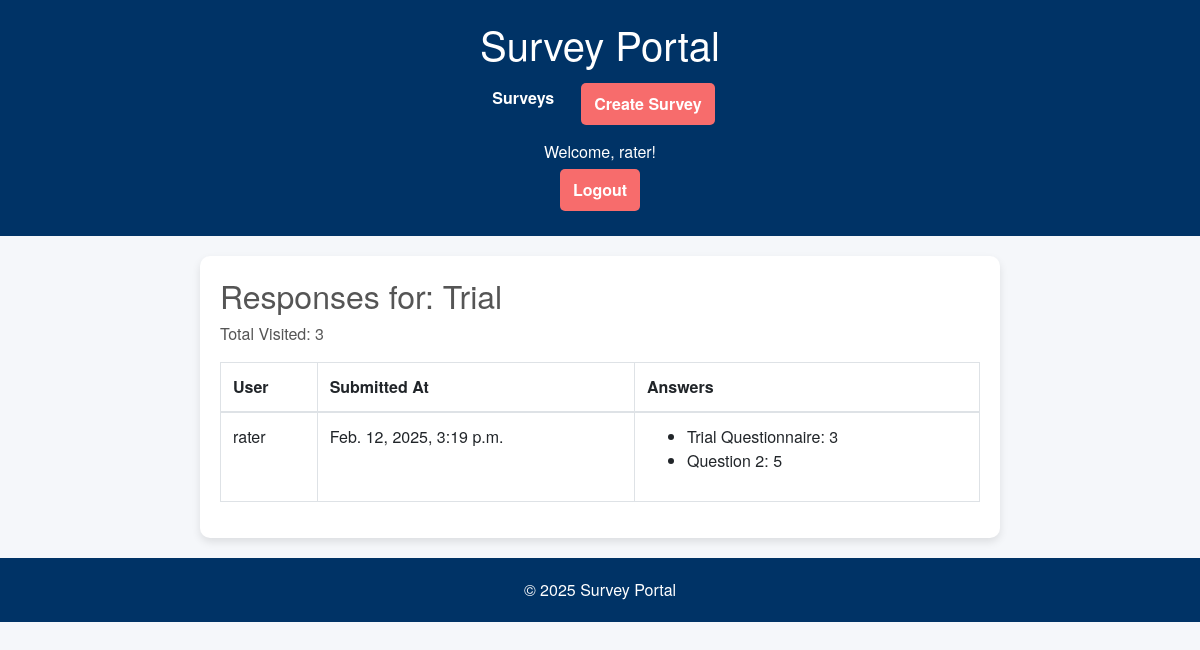
The app's page /survey/6/responses/ (signed in) with its own data.
### surveys/models.py (models this page shows, shortened)
class Survey(models.Model):
    title = models.CharField(max_length=255)
    description = models.TextField(blank=True)
    created_by = models.ForeignKey(User, on_delete=models.CASCADE, related_name='surveys')
    created_at = models.DateTimeField(auto_now_add=True)
    visited = models.IntegerField(default=0)  # New field to track page visits

class Response(models.Model):
    survey = models.ForeignKey(Survey, on_delete=models.CASCADE, related_name='responses')
    user = models.ForeignKey(User, on_delete=models.SET_NULL, null=True, blank=True)
    submitted_at = models.DateTimeField(auto_now_add=True)

class Answer(models.Model):
    response = models.ForeignKey(Response, on_delete=models.CASCADE, related_name='answers')
    question = models.ForeignKey(Question, on_delete=models.CASCADE)
    choice = models.ForeignKey(Choice, on_delete=models.CASCADE)

class Question(models.Model):
    survey = models.ForeignKey(Survey, on_delete=models.CASCADE, related_name='questions')
    text = models.TextField()
    CHART_CHOICES = [
         ('bar', 'Bar Chart'),
         ('line', 'Line Chart'),
         ('pie', 'Pie Chart'),
    ]
    chart_type = models.CharField(max_length=10, choices=CHART_CHOICES, default='bar')
    required = models.BooleanField(default=False)  # New field for required?

class Choice(models.Model):
    question = models.ForeignKey(Question, on_delete=models.CASCADE, related_name='choices')
    text = models.CharField(max_length=255)

### surveys/views.py (the view)
# urls.py: path('survey/<int:survey_id>/responses/', views.survey_responses, name='survey_responses'),
@login_required
@user_passes_test(lambda u: u.is_staff)
def survey_responses(request, survey_id):
    survey = get_object_or_404(Survey, pk=survey_id)
    responses = survey.responses.all()
    total_visited = survey.visited
    return render(request, 'survey_responses.html', {
        'survey': survey,
        'responses': responses,
        'total_visited': total_visited
    })

### surveys/templates/survey_responses.html
{% extends 'base.html' %}
{% block content %}
<h2>Responses for: {{ survey.title }}</h2>
<p>Total Visited: {{ total_visited }}</p>
<table class="table table-bordered">
  <thead>
    <tr>
      <th>User</th>
      <th>Submitted At</th>
      <th>Answers</th>
    </tr>
  </thead>
  <tbody>
    {% for response in responses %}
      <tr>
        <td>{{ response.user.username }}</td>
        <td>{{ response.submitted_at }}</td>
        <td>
          <ul>
            {% for answer in response.answers.all %}
              <li>{{ answer.question.text }}: {{ answer.choice.text }}</li>
            {% endfor %}
          </ul>
        </td>
      </tr>
    {% empty %}
      <tr>
        <td colspan="3">No responses yet.</td>
      </tr>
    {% endfor %}
  </tbody>
</table>
{% endblock %}

### surveys/templates/base.html (shortened to what this page needs)
<!DOCTYPE html>
<html lang="en">
<head>
  <link rel="stylesheet" href="https://maxcdn.bootstrapcdn.com/bootstrap/4.5.2/css/bootstrap.min.css">
</head>
<body>
  <header>
    <h1>Survey Portal</h1>
    <nav>
      <a href="{% url 'survey_list' %}">Surveys</a>
      {% if user.is_staff %}
        <a href="{% url 'survey_create' %}" class="btn">Create Survey</a>
      {% endif %}
    </nav>
    <div class="user-info">
      {% if user.is_authenticated %}
        <span>Welcome, {{ user.username }}!</span>
        <br>
        <a href="{% url 'logout' %}" class="btn">Logout</a>
      {% else %}
        <a href="{% url 'login' %}" class="btn">Login</a>
        <a href="{% url 'register' %}" class="btn">Register</a>
      {% endif %}
    </div>
  </header>
  <main>
    {% block content %}{% endblock %}
  </main>
  <footer>
    <p>&copy; 2025 Survey Portal</p>
  </footer>
</body>
</html>

### surveys/templates/base.html (style rules this page uses)
body { margin: 0; font-family: 'Helvetica Neue', Helvetica, Arial, sans-serif; background-color: #f5f7fa; color: #555; }
header, footer { background-color: #003366; color: #fff; text-align: center; padding: 20px; }
header h1, footer p { margin: 0; }
nav { margin-top: 10px; display: flex; justify-content: center; gap: 10px; flex-wrap: wrap; }
nav a { color: #fff; text-decoration: none; font-weight: bold; padding: 8px 12px; border-radius: 5px; transition: background-color 0.3s ease; }
.btn { background-color: #f76c6c; color: #fff; padding: 8px 12px; margin: 5px; text-decoration: none; border-radius: 5px; font-weight: bold; transition: background-color 0.3s ease, transform 0.1s ease; display: inline-block; }
.user-info { margin-top: 10px; text-align: center; }
main { max-width: 800px; margin: 20px auto; padding: 20px; background-color: #fff; border-radius: 10px; box-shadow: 0 4px 8px rgba(0,0,0,0.1); }

### records on screen
Survey: title "Trial"
Response: user.username "rater", submitted_at "Feb. 12, 2025, 3:19 p.m."
Answer: question.text "Trial Questionnaire", choice.text "3"
Answer: question.text "Question 2", choice.text "5"

### other values on screen
{{ user.username }} "rater"
{{ total_visited }} "3"
